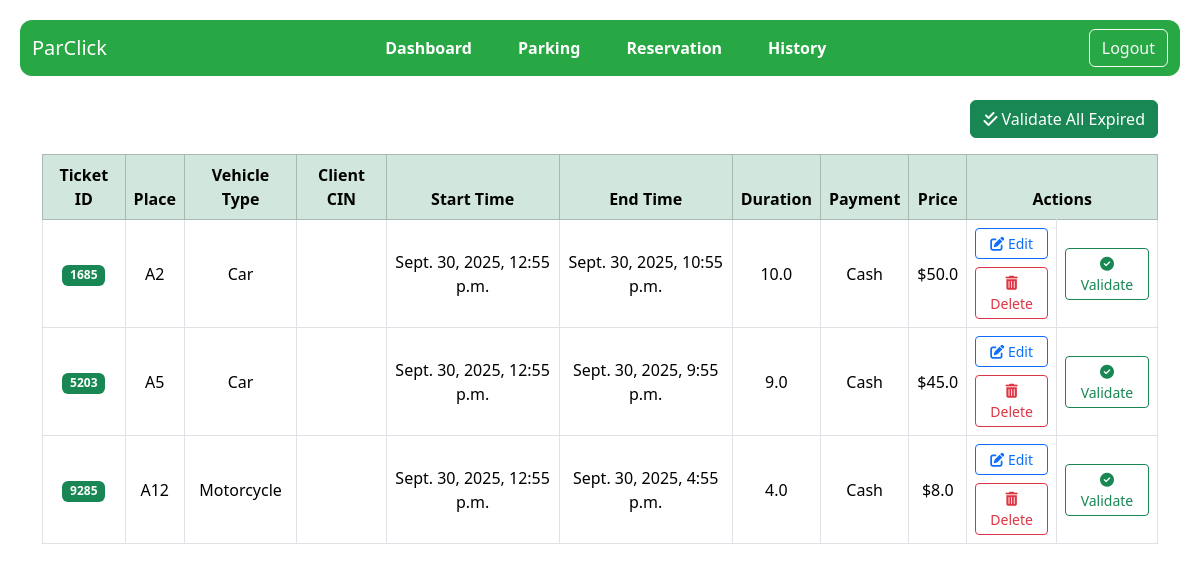
The app's page /employee/reservation/ (signed in) with its own data.
### client_app/models.py (models this page shows, shortened)
class Reservation(models.Model):
    VEHICLE_TYPES = [
        ('car', 'Car'),
        ('motorcycle', 'Motorcycle')
    ]
    PAYMENT_TYPES = [
        ('cash', 'Cash'),
        ('credit_card', 'Credit Card')
    ]
    ticket_id = models.PositiveIntegerField(unique=True, blank=True, null=True)
    client = models.ForeignKey(settings.AUTH_USER_MODEL, on_delete=models.CASCADE)
    place = models.ForeignKey(ParkingPlace, on_delete=models.CASCADE)
    vehicule_type = models.CharField(max_length=10, choices=VEHICLE_TYPES)
    start_time = models.DateTimeField()
    end_time = models.DateTimeField()
    duration = models.FloatField(null=True, blank=True)  # in hours
    price = models.FloatField(default=0)
    payment_type = models.CharField(max_length=20, choices=PAYMENT_TYPES, null=True, blank=True)
    qr_code = models.ImageField(upload_to='qr_codes/', blank=True)

class ParkingPlace(models.Model):
    number = models.CharField(max_length=5, unique=True)
    is_available = models.BooleanField(default=True)

### employee_app/views.py (the view)
# urls.py: path('reservation/', views.reservation_list, name='reservation_list'),
@staff_required
def reservation_list(request):
    reservations = Reservation.objects.all().order_by('-start_time')
    return render(request, 'employee_app/reservation_list.html', {
        'reservations': reservations,
        'now': timezone.now()  # ⏰ Current time sent to the template
    })

### employee_app/templates/employee_app/reservation_list.html (shortened to what this page needs)
{% extends 'employee_app/base_employee.html' %}
{% load tz %}
{% now "UTC" as now %}
{% block content %}
<div class="container mt-4">
    <div class="d-flex justify-content-end mb-3">
        <form method="post" action="{% url 'validate_all_expired' %}">
            <button type="submit" class="btn btn-success">
                <i class="fas fa-check-double"></i> Validate All Expired
            </button>
        </form>
    </div>
    <div class="table-responsive">
        <table class="table table-hover table-bordered align-middle text-center">
            <thead class="table-success">
                <tr>
                    <th>Ticket ID</th>
                    <th>Place</th>
                    <th>Vehicle Type</th>
                    <th>Client CIN</th>
                    <th>Start Time</th>
                    <th>End Time</th>
                    <th>Duration</th>
                    <th>Payment</th>
                    <th>Price</th>
                    <th colspan="2">Actions</th>
                </tr>
            </thead>
            <tbody>
                {% for reservation in reservations %}
                <tr>
                    <td><span class="badge bg-success">{{ reservation.ticket_id }}</span></td>
                    <td>{{ reservation.place.number }}</td>
                    <td>{{ reservation.get_vehicule_type_display }}</td>
                    <td>{{ reservation.client_cin }}</td>
                    <td>{{ reservation.start_time }}</td>
                    <td>{{ reservation.end_time|default:"-" }}</td>
                    <td>{{ reservation.duration|default:"-" }}</td>
                    <td>{{ reservation.get_payment_type_display|default:"-" }}</td>
                    <td>${{ reservation.price }}</td>
                    <td>
                        <div class="d-flex flex-column gap-2">
                            <a href="{% url 'edit_reservation' reservation.id %}"
                                class="btn btn-sm btn-outline-primary w-100">
                                <i class="fas fa-edit"></i> Edit
                            </a>
                            <a href="{% url 'delete_reservation' reservation.id %}"
                                class="btn btn-sm btn-outline-danger w-100"
                                onclick="return confirm('Are you sure you want to delete this reservation?');">
                                <i class="fas fa-trash-alt"></i> Delete
                            </a>
                        </div>
                    </td>
                    <td>
                        <div class="d-flex flex-column gap-2">
                            <form method="post" action="{% url 'validate_reservation' reservation.id %}">
                                <button class="btn btn-outline-success btn-sm w-100" type="submit">
                                    <i class="fas fa-check-circle"></i> Validate
                                </button>
                            </form>
                        </div>
                    </td>
                </tr>
                {% empty %}
                <tr>
                    <td colspan="11" class="text-muted text-center py-3">No reservations available.</td>
                </tr>
                {% endfor %}
            </tbody>
        </table>
    </div>
</div>
<link rel="stylesheet" href="https://cdnjs.cloudflare.com/ajax/libs/font-awesome/6.5.0/css/all.min.css">
{% endblock %}

### employee_app/templates/employee_app/base_employee.html (style rules this page uses)
body { padding: 20px; }

### records on screen
Reservation: ticket_id "1685", place.number "A2", vehicule_type "Car", start_time "Sept. 30, 2025, 12:55 p.m.", end_time "Sept. 30, 2025, 10:55 p.m.", duration "10.0", payment_type "Cash", price "50.0"
Reservation: ticket_id "5203", place.number "A5", vehicule_type "Car", start_time "Sept. 30, 2025, 12:55 p.m.", end_time "Sept. 30, 2025, 9:55 p.m.", duration "9.0", payment_type "Cash", price "45.0"
Reservation: ticket_id "9285", place.number "A12", vehicule_type "Motorcycle", start_time "Sept. 30, 2025, 12:55 p.m.", end_time "Sept. 30, 2025, 4:55 p.m.", duration "4.0", payment_type "Cash", price "8.0"
